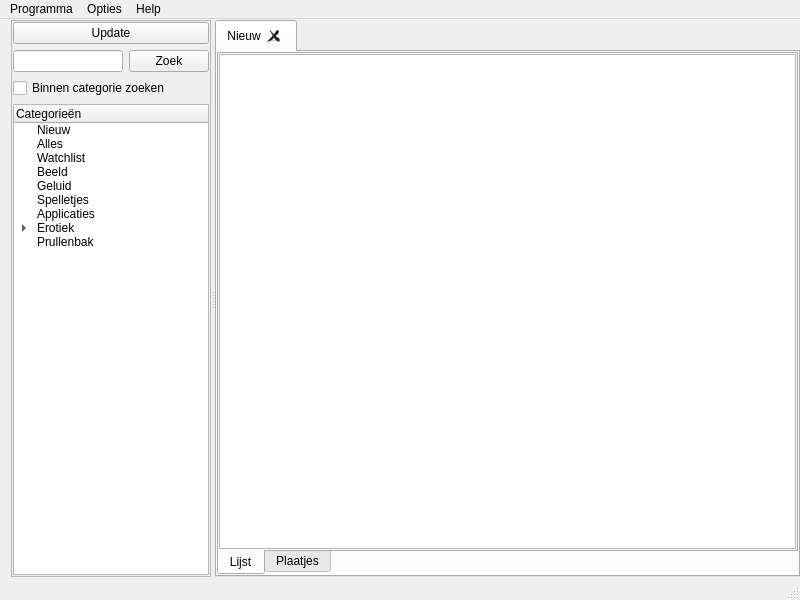
<?xml version="1.0" encoding="UTF-8"?>
<ui version="4.0">
 <class>MainWindow</class>
 <widget class="QMainWindow" name="MainWindow">
  <property name="geometry">
   <rect>
    <x>0</x>
    <y>0</y>
    <width>800</width>
    <height>600</height>
   </rect>
  </property>
  <property name="windowTitle">
   <string>Spotlite Release 2026</string>
  </property>
  <property name="windowIcon">
   <iconset resource="res/icons.qrc">
    <normaloff>:/icons/icon.png</normaloff>:/icons/icon.png</iconset>
  </property>
  <widget class="QWidget" name="centralWidget">
   <layout class="QHBoxLayout" name="horizontalLayout">
    <property name="topMargin">
     <number>1</number>
    </property>
    <property name="rightMargin">
     <number>0</number>
    </property>
    <property name="bottomMargin">
     <number>1</number>
    </property>
    <item>
     <widget class="QSplitter" name="splitter">
      <property name="sizePolicy">
       <sizepolicy hsizetype="Expanding" vsizetype="Expanding">
        <horstretch>0</horstretch>
        <verstretch>0</verstretch>
       </sizepolicy>
      </property>
      <property name="orientation">
       <enum>Qt::Horizontal</enum>
      </property>
      <property name="childrenCollapsible">
       <bool>false</bool>
      </property>
      <widget class="QFrame" name="frame">
       <property name="sizePolicy">
        <sizepolicy hsizetype="Preferred" vsizetype="Preferred">
         <horstretch>0</horstretch>
         <verstretch>0</verstretch>
        </sizepolicy>
       </property>
       <property name="minimumSize">
        <size>
         <width>175</width>
         <height>0</height>
        </size>
       </property>
       <property name="maximumSize">
        <size>
         <width>200</width>
         <height>16777215</height>
        </size>
       </property>
       <property name="baseSize">
        <size>
         <width>0</width>
         <height>0</height>
        </size>
       </property>
       <property name="frameShape">
        <enum>QFrame::StyledPanel</enum>
       </property>
       <property name="frameShadow">
        <enum>QFrame::Raised</enum>
       </property>
       <layout class="QGridLayout" name="gridLayout">
        <property name="leftMargin">
         <number>1</number>
        </property>
        <property name="topMargin">
         <number>1</number>
        </property>
        <property name="rightMargin">
         <number>1</number>
        </property>
        <property name="bottomMargin">
         <number>1</number>
        </property>
        <item row="2" column="0">
         <widget class="QLineEdit" name="queryEdit"/>
        </item>
        <item row="2" column="1">
         <widget class="QPushButton" name="zoekButton">
          <property name="text">
           <string>Zoek</string>
          </property>
         </widget>
        </item>
        <item row="4" column="0" colspan="2">
         <widget class="QTreeWidget" name="treeWidget">
          <property name="rootIsDecorated">
           <bool>true</bool>
          </property>
          <property name="uniformRowHeights">
           <bool>false</bool>
          </property>
          <property name="headerHidden">
           <bool>false</bool>
          </property>
          <column>
           <property name="text">
            <string>Categorieën</string>
           </property>
          </column>
          <item>
           <property name="text">
            <string>Nieuw</string>
           </property>
          </item>
          <item>
           <property name="text">
            <string>Alles</string>
           </property>
          </item>
          <item>
           <property name="text">
            <string>Watchlist</string>
           </property>
          </item>
          <item>
           <property name="text">
            <string>Beeld</string>
           </property>
          </item>
          <item>
           <property name="text">
            <string>Geluid</string>
           </property>
          </item>
          <item>
           <property name="text">
            <string>Spelletjes</string>
           </property>
          </item>
          <item>
           <property name="text">
            <string>Applicaties</string>
           </property>
          </item>
          <item>
           <property name="text">
            <string>Erotiek</string>
           </property>
           <item>
            <property name="text">
             <string>Nieuw</string>
            </property>
           </item>
           <item>
            <property name="text">
             <string>Watchlist</string>
            </property>
           </item>
          </item>
          <item>
           <property name="text">
            <string>Prullenbak</string>
           </property>
          </item>
         </widget>
        </item>
        <item row="3" column="0" colspan="2">
         <widget class="QCheckBox" name="onlycat_checkbox">
          <property name="sizePolicy">
           <sizepolicy hsizetype="Expanding" vsizetype="Fixed">
            <horstretch>0</horstretch>
            <verstretch>0</verstretch>
           </sizepolicy>
          </property>
          <property name="text">
           <string>Binnen categorie zoeken</string>
          </property>
         </widget>
        </item>
        <item row="1" column="0" colspan="2">
         <widget class="QPushButton" name="updateButton">
          <property name="sizePolicy">
           <sizepolicy hsizetype="Minimum" vsizetype="Fixed">
            <horstretch>0</horstretch>
            <verstretch>0</verstretch>
           </sizepolicy>
          </property>
          <property name="text">
           <string>Update</string>
          </property>
          <property name="icon">
           <iconset resource="res/icons.qrc">
            <normaloff>:/icons/arrow_refresh.png</normaloff>:/icons/arrow_refresh.png</iconset>
          </property>
         </widget>
        </item>
       </layout>
      </widget>
      <widget class="QTabWidget" name="tabWidget">
       <property name="sizePolicy">
        <sizepolicy hsizetype="Expanding" vsizetype="Expanding">
         <horstretch>0</horstretch>
         <verstretch>0</verstretch>
        </sizepolicy>
       </property>
       <property name="currentIndex">
        <number>0</number>
       </property>
       <property name="tabsClosable">
        <bool>true</bool>
       </property>
       <widget class="QWidget" name="tab">
        <attribute name="title">
         <string>Nieuw</string>
        </attribute>
        <layout class="QHBoxLayout" name="horizontalLayout_2">
         <property name="leftMargin">
          <number>0</number>
         </property>
         <property name="topMargin">
          <number>0</number>
         </property>
         <property name="rightMargin">
          <number>0</number>
         </property>
         <property name="bottomMargin">
          <number>0</number>
         </property>
         <item>
          <widget class="QTabWidget" name="tabWidget_2">
           <property name="enabled">
            <bool>true</bool>
           </property>
           <property name="tabPosition">
            <enum>QTabWidget::South</enum>
           </property>
           <property name="currentIndex">
            <number>0</number>
           </property>
           <widget class="QWidget" name="tab_2">
            <attribute name="title">
             <string>Lijst</string>
            </attribute>
            <layout class="QHBoxLayout" name="horizontalLayout_3">
             <property name="leftMargin">
              <number>0</number>
             </property>
             <property name="topMargin">
              <number>0</number>
             </property>
             <property name="rightMargin">
              <number>0</number>
             </property>
             <property name="bottomMargin">
              <number>0</number>
             </property>
             <item>
              <widget class="QTableView" name="tableView">
               <property name="font">
                <font>
                 <pointsize>9</pointsize>
                </font>
               </property>
               <property name="alternatingRowColors">
                <bool>true</bool>
               </property>
               <property name="selectionMode">
                <enum>QAbstractItemView::ExtendedSelection</enum>
               </property>
               <property name="selectionBehavior">
                <enum>QAbstractItemView::SelectRows</enum>
               </property>
               <property name="showGrid">
                <bool>false</bool>
               </property>
               <property name="gridStyle">
                <enum>Qt::NoPen</enum>
               </property>
               <property name="sortingEnabled">
                <bool>true</bool>
               </property>
               <property name="cornerButtonEnabled">
                <bool>false</bool>
               </property>
               <attribute name="horizontalHeaderShowSortIndicator" stdset="0">
                <bool>true</bool>
               </attribute>
               <attribute name="verticalHeaderVisible">
                <bool>false</bool>
               </attribute>
               <attribute name="verticalHeaderMinimumSectionSize">
                <number>20</number>
               </attribute>
               <attribute name="verticalHeaderDefaultSectionSize">
                <number>20</number>
               </attribute>
               <attribute name="verticalHeaderHighlightSections">
                <bool>true</bool>
               </attribute>
              </widget>
             </item>
            </layout>
           </widget>
           <widget class="QWidget" name="tab_3">
            <attribute name="title">
             <string>Plaatjes</string>
            </attribute>
            <layout class="QHBoxLayout" name="horizontalLayout_4">
             <property name="leftMargin">
              <number>0</number>
             </property>
             <property name="topMargin">
              <number>0</number>
             </property>
             <property name="rightMargin">
              <number>0</number>
             </property>
             <property name="bottomMargin">
              <number>0</number>
             </property>
             <item>
              <widget class="SpotImageList" name="imagelist" native="true"/>
             </item>
            </layout>
           </widget>
          </widget>
         </item>
        </layout>
       </widget>
      </widget>
     </widget>
    </item>
   </layout>
  </widget>
  <widget class="QMenuBar" name="menuBar">
   <property name="geometry">
    <rect>
     <x>0</x>
     <y>0</y>
     <width>800</width>
     <height>30</height>
    </rect>
   </property>
   <widget class="QMenu" name="menuProgramma">
    <property name="title">
     <string>Programma</string>
    </property>
    <addaction name="actionDatabase_importeren"/>
    <addaction name="actionDatabase_exporteren"/>
    <addaction name="actionAfsluiten"/>
   </widget>
   <widget class="QMenu" name="menuOpties">
   <property name="title">
    <string>Opties</string>
   </property>
   <addaction name="actionConfiguratie"/>
   <addaction name="actionDatabase_optimalizeren"/>
   <addaction name="actionHeaders_verwijderen_en_opnieuw_downloaden"/>
   <addaction name="actionGebruikersinterface_aanpassen"/>
    <addaction name="actionDonker_thema"/>
   <addaction name="actionAdresboek"/>
  </widget>
   <widget class="QMenu" name="menuHelp">
    <property name="title">
     <string>Help</string>
    </property>
    <addaction name="actionOver_SpotLite"/>
   </widget>
   <addaction name="menuProgramma"/>
   <addaction name="menuOpties"/>
   <addaction name="menuHelp"/>
  </widget>
  <widget class="QStatusBar" name="statusBar"/>
  <action name="actionConfiguratie">
   <property name="text">
    <string>Configuratie</string>
   </property>
  </action>
  <action name="actionAfsluiten">
   <property name="text">
    <string>Afsluiten</string>
   </property>
  </action>
  <action name="actionOver_SpotLite">
   <property name="text">
    <string>Over SpotLite</string>
   </property>
  </action>
  <action name="actionDatabase_optimalizeren">
   <property name="text">
    <string>Database optimaliseren</string>
   </property>
  </action>
  <action name="actionHeaders_verwijderen_en_opnieuw_downloaden">
   <property name="text">
    <string>Headers verwijderen en opnieuw downloaden</string>
   </property>
  </action>
  <action name="actionGebruikersinterface_aanpassen">
   <property name="text">
    <string>Gebruikersinterface aanpassen</string>
   </property>
  </action>
  <action name="actionDonker_thema">
   <property name="checkable">
    <bool>true</bool>
   </property>
   <property name="text">
    <string>Donker thema</string>
   </property>
   <property name="toolTip">
    <string>Schakel tussen donker en licht</string>
   </property>
  </action>
  <action name="actionAdresboek">
   <property name="text">
    <string>Adresboek</string>
   </property>
  </action>
  <action name="actionSpotMobiel">
   <property name="text">
    <string>SpotMobiel</string>
   </property>
  </action>
  <action name="actionDatabase_importeren">
   <property name="text">
    <string>Database importeren</string>
   </property>
  </action>
  <action name="actionDatabase_exporteren">
   <property name="text">
    <string>Database exporteren</string>
   </property>
  </action>
 </widget>
 <layoutdefault spacing="6" margin="11"/>
 <customwidgets>
  <customwidget>
   <class>SpotImageList</class>
   <extends>QWidget</extends>
   <header>spotimagelist.h</header>
   <container>1</container>
  </customwidget>
 </customwidgets>
 <resources>
  <include location="res/icons.qrc"/>
 </resources>
 <connections/>
</ui>
